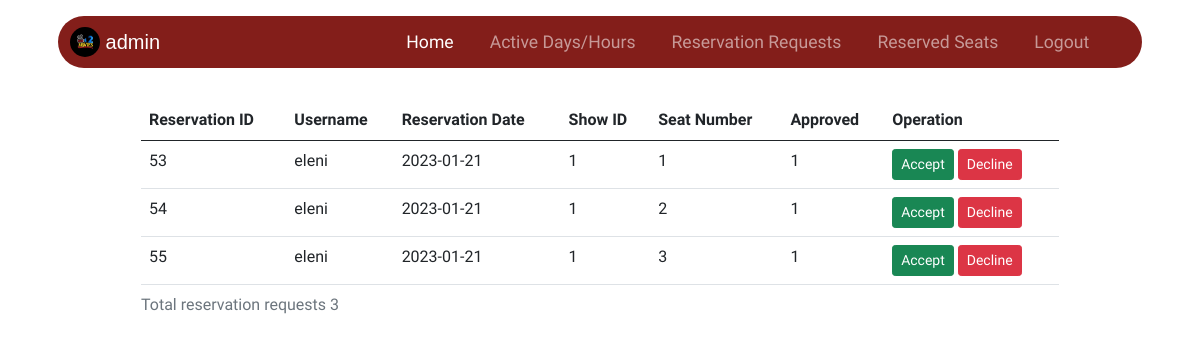
/reserve_req.php (signed in), run on the app's committed database.
### tables this page shows
CREATE TABLE `reservations` (
  `res_id` int(255) NOT NULL,
  `username` varchar(255) NOT NULL,
  `res_date` date NOT NULL,
  `prov_id` int(11) NOT NULL,
  `seat` int(11) NOT NULL,
  `approved` int(5) NOT NULL
);

### functions/msg_admin.php (called while the page is built, shortened)
<?php
$sql = "SELECT * FROM reservations WHERE approved = 1 ";
if ($result = mysqli_query($conn, $sql)) {
    $rowcount1 = mysqli_num_rows($result);
}

### reserve_req.php (the view, shortened to what this page needs)
<?php
include('database\connection.php');
$query = "SELECT * FROM reservations WHERE approved = 1 ORDER BY res_id ASC";
$run = mysqli_query($conn, $query);
?>
<!DOCTYPE html>
<html lang="en">
    <head>
        <link href="https://cdn.jsdelivr.net/npm/bootstrap@5.0.2/dist/css/bootstrap.min.css" rel="stylesheet"
>
        <link href="CSS/stylesheet.css" rel="stylesheet" />
    </head>
    <body>
        <?php
        include("headers\header_admin.php");
        include("functions\msg_admin.php");
        ?>
        <div class="container">
            <div class="row justify-content-center">
                <div class="col-md-10">
                    <div class="table-responsive">
                        <table class="table table-hover">
                            <caption>Total reservation requests <?php echo $rowcount1;
                            ?>
                            </caption>
                            <thead>
                                <tr class="heading">
                                    <th>Reservation ID</th>
                                    <th>Username</th>
                                    <th>Reservation Date</th>
                                    <th>Show ID</th>
                                    <th>Seat Number</th>
                                    <th>Approved</th>
                                    <th>Operation</th>
                                </tr>
                            </thead>
                            <tbody>
                                <?php
                                if ($num = mysqli_num_rows($run) > 0) {
                                    while ($result = mysqli_fetch_assoc($run)) {
                                        echo "
                               <tr class='data'>
                               <td>" . $result['res_id'] . "</td>
                               <td>" . $result['username'] . "</td>
                               <td>" . $result['res_date'] . "</td>
                               <td>" . $result['prov_id'] . "</td>
                               <td>" . $result['seat'] . "</td>
                               <td>" . $result['approved'] . "</td>
                               <td>
                               <form action='functions/edit_row.php'method='POST'>
                               <button type='submit' name='accept'
                               onclick='return Accept()' class='btn btn-sm btn-success'
                               value='" . $result['res_id'] . "' id='btn'>
                               Accept</button>
                               <button type='submit' name='decline'
                                onclick='return Decline()'class='btn btn-sm btn-danger'
                                data-bs-toggle='popover'
                                data-bs-title='Warning!'
                                data-bs-trigger='hover'
                                data-bs-content='You are going to decline this reservation.'
                                value='" . $result['res_id'] . "' id='btn'>
                               Decline</button>
                               </form>
                               </td>
                               </tr>";
                                    }
                                }
                                ?>
                            </tbody>
                        </table>
                    </div>
                </div>
            </div>
        </div>
    </body>
</html>

### CSS/stylesheet.css (style rules this page uses)
.html, body { height: 100%; width: 100%; font-family: "Didact Gothic", sans-serif; color: #222; }
[class*="col-"] { padding: 1rem; }

### data on the page
reservations: res_id "53", username "eleni", res_date "2023-01-21", prov "1", seat "1", approved "1"
reservations: res_id "54", username "eleni", res_date "2023-01-21", prov "1", seat "2", approved "1"
reservations: res_id "55", username "eleni", res_date "2023-01-21", prov "1", seat "3", approved "1"

### other printed values
$_SESSION['name'] "admin"
$rowcount1 "3"
